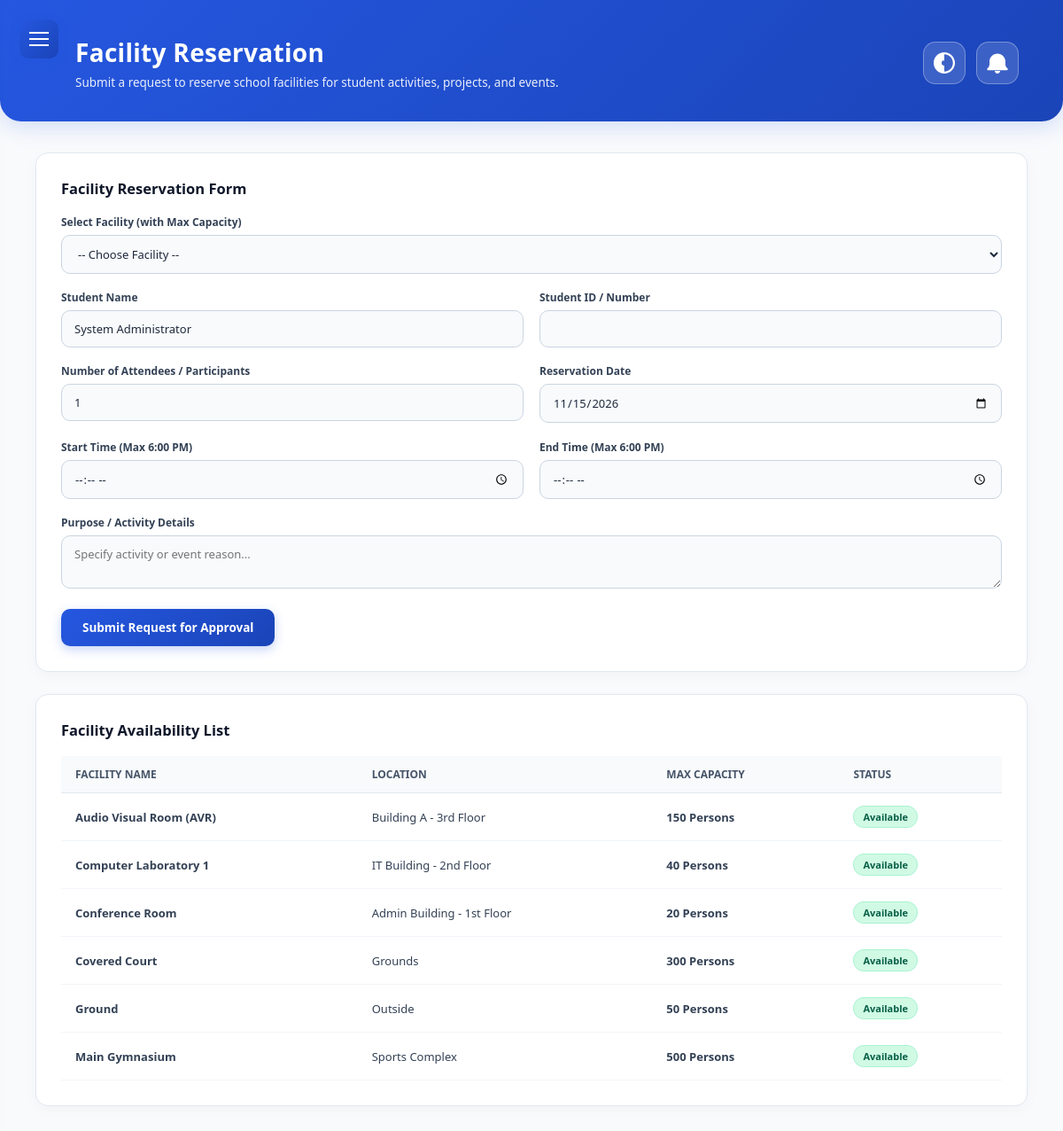
Page /facility_student.php (signed in) on the committed database.
### tables this page shows
CREATE TABLE `users` (
  `id` int(11) NOT NULL,
  `student_id` varchar(50) DEFAULT NULL,
  `username` varchar(50) NOT NULL,
  `password` varchar(255) NOT NULL,
  `full_name` varchar(100) NOT NULL,
  `role` enum('Admin','Student','Faculty') NOT NULL DEFAULT 'Student',
  `created_at` timestamp NOT NULL DEFAULT current_timestamp(),
  `email` varchar(100) DEFAULT NULL,
  `status` enum('Pending','Approved','Rejected') DEFAULT 'Pending',
  `profile_pic` varchar(255) DEFAULT NULL
);

CREATE TABLE `facilities` (
  `id` int(11) NOT NULL,
  `facility_code` varchar(50) NOT NULL,
  `name` varchar(255) NOT NULL,
  `building` varchar(150) NOT NULL,
  `floor` varchar(100) DEFAULT NULL,
  `location` varchar(255) DEFAULT 'Main Campus',
  `capacity` int(11) DEFAULT 0,
  `description` text DEFAULT NULL,
  `status` enum('Available','Unavailable','Under Maintenance') DEFAULT 'Available',
  `created_at` timestamp NOT NULL DEFAULT current_timestamp()
);

### facility_student.php (the view, shortened to what this page needs)
<?php
require_once 'notif_helper.php';
$user_id    = $_SESSION['user_id'] ?? 0;
$user_name  = $_SESSION['full_name'] ?? 'Student User';
$user_id_no = $_SESSION['student_id'] ?? $_SESSION['faculty_id'] ?? $_SESSION['user_id'] ?? '';
$stmt_sync = $conn->prepare("SELECT full_name, role, profile_pic FROM users WHERE id = ?");
$stmt_sync->bind_param("i", $user_id);
$stmt_sync->execute();
$sync_res = $stmt_sync->get_result()->fetch_assoc();
if ($sync_res) {
    $user_name = $sync_res['full_name'];
}
$query = "SELECT * FROM facilities ORDER BY name ASC";
$result = $conn->query($query);
?>
<!DOCTYPE html>
<html lang="en">
<head>
</head>
<body>
    <button class="menu-toggle" id="menuToggle" aria-label="Toggle Menu">
        <span></span>
    </button>
    <main class="main-content">
        <div class="top-hero-banner">
            <div class="hero-title">
                <h1>Facility Reservation</h1>
                <p>Submit a request to reserve school facilities for student activities, projects, and events.</p>
            </div>
            <div class="header-actions">
                <button type="button" class="dark-mode-btn" id="darkModeToggle" title="Toggle Dark Mode">
                    <svg viewBox="0 0 512 512" xmlns="http://www.w3.org/2000/svg">
                        <path d="M256 512C114.6 512 0 397.4 0 256S114.6 0 256 0s256 114.6 256 256-114.6 256-256 256zm0-464v416c114.9 0 208-93.1 208-208S370.9 48 256 48zm0 144a64 64 0 1 0 0 128V192z"/>
                    </svg>
                </button>
                <a href="notifications.php" class="top-notif-btn" title="View Notifications">
                </a>
            </div>
        </div>
        <div class="page-container">
            <section class="action-panel">
                <h3>Facility Reservation Form</h3>
                <form action="facility_student.php" method="POST" class="form-grid">
                    <div class="full-width">
                        <label for="facility_id">Select Facility (with Max Capacity)</label>
                        <select name="facility_id" id="facility_id" required onchange="updateMaxCapacity(this)">
                            <option value="">-- Choose Facility --</option>
                            <?php
                            if ($result && $result->num_rows > 0) {
                                $result->data_seek(0);
                            }
                            ?>
                        </select>
                    </div>
                    <div>
                        <label for="student_name">Student Name</label>
                        <input type="text" name="student_name" id="student_name" value="<?= htmlspecialchars($user_name); ?>" required>
                    </div>
                    <div>
                        <label for="student_id">Student ID / Number</label>
                        <input type="text" name="student_id" id="student_id" value="<?= htmlspecialchars($user_id_no); ?>" required>
                    </div>
                    <div>
                        <label for="attendees">Number of Attendees / Participants</label>
                        <input type="number" name="attendees" id="attendees" min="1" value="1" required placeholder="Enter attendees count">
                    </div>
                    <div>
                        <label for="booking_date">Reservation Date</label>
                        <input type="date" name="booking_date" id="booking_date" value="<?= date('Y-m-d'); ?>" min="<?= date('Y-m-d'); ?>" required>
                    </div>
                    <div>
                        <label for="start_time">Start Time (Max 6:00 PM)</label>
                        <input type="time" name="start_time" id="start_time" max="18:00" required>
                    </div>
                    <div>
                        <label for="end_time">End Time (Max 6:00 PM)</label>
                        <input type="time" name="end_time" id="end_time" max="18:00" required>
                    </div>
                    <div class="full-width">
                        <label for="purpose">Purpose / Activity Details</label>
                        <textarea name="purpose" id="purpose" rows="2" placeholder="Specify activity or event reason..." required></textarea>
                    </div>
                    <div class="full-width">
                        <button type="submit" class="btn-submit">Submit Request for Approval</button>
                    </div>
                </form>
            </section>
            <section class="action-panel">
                <h3>Facility Availability List</h3>
                <div class="table-wrap">
                    <table>
                        <thead>
                            <tr>
                                <th>Facility Name</th>
                                <th>Location</th>
                                <th>Max Capacity</th>
                                <th>Status</th>
                            </tr>
                        </thead>
                        <tbody>
                            <?php if ($result && $result->num_rows > 0): ?>
                                <?php
                                $result->data_seek(0);
                                while ($row = $result->fetch_assoc()):
                                ?>
                                    <tr>
                                        <td><b><?= htmlspecialchars($row['name']); ?></b></td>
                                        <td><?= htmlspecialchars($row['location'] ?? 'Main Campus'); ?></td>
                                        <td><b><?= htmlspecialchars($row['capacity'] ?? 'N/A'); ?> Persons</b></td>
                                        <td>
                                            <span class="badge <?= ($row['status'] === 'Available') ? 'badge-available' : 'badge-unavailable'; ?>">
                                                <?= htmlspecialchars($row['status']); ?>
                                            </span>
                                        </td>
                                    </tr>
                                <?php endwhile; ?>
                            <?php else: ?>
                                <tr>
                                    <td colspan="4" class="empty">No facilities found in the system.</td>
                                </tr>
                            <?php endif; ?>
                        </tbody>
                    </table>
                </div>
            </section>
        </div>
    </main>
</body>
</html>

### facility_student.php (style rules this page uses)
* { box-sizing: border-box; margin: 0; padding: 0; font-family: 'Segoe UI', Tahoma, Geneva, Verdana, sans-serif; }
body { background-color: #f1f5f9; display: flex; height: 100vh; overflow: hidden; color: #334155; transition: background-color 0.3s, color 0.3s; }
.menu-toggle { position: fixed; top: 22px; left: 22px; background: linear-gradient(135deg, #2557e0 0%, #1a44b8 100%); border: none; border-radius: 10px; width: 44px; height: 44px; cursor: pointer; z-index: 1100; display: flex; align-items: center; justify-content: center; box-shadow: 0 4px 12px rgba(37, 87, 224, 0.3); transition: transform 0.2s, box-shadow 0.2s; }
.menu-toggle span { display: block; width: 22px; height: 2px; background-color: #ffffff; position: relative; }
.menu-toggle span::before, .menu-toggle span::after { content: ''; position: absolute; width: 22px; height: 2px; background-color: #ffffff; left: 0; }
.menu-toggle span::before { top: -7px; }
.menu-toggle span::after { top: 7px; }
.main-content { flex: 1; overflow-y: auto; background: #f8fafc; width: 100%; transition: background 0.3s; }
.top-hero-banner { background: linear-gradient(135deg, #2557e0 0%, #1a44b8 100%); color: #ffffff; padding: 40px 50px 35px 85px; display: flex; justify-content: space-between; align-items: center; box-shadow: 0 6px 25px rgba(37, 87, 224, 0.18); border-bottom-left-radius: 24px; border-bottom-right-radius: 24px; margin-bottom: 35px; position: relative; z-index: 10; }
.hero-title h1 { font-size: 28px; font-weight: 700; margin-bottom: 6px; letter-spacing: 0.3px; }
.hero-title p { font-size: 13.5px; opacity: 0.9; font-weight: 400; }
.header-actions { display: flex; align-items: center; gap: 12px; z-index: 20; }
.top-notif-btn, .dark-mode-btn { position: relative; background-color: rgba(255, 255, 255, 0.15); border: 1.5px solid rgba(255, 255, 255, 0.3); width: 48px; height: 48px; border-radius: 14px; display: flex; align-items: center; justify-content: center; text-decoration: none; backdrop-filter: blur(6px); transition: all 0.25s ease; flex-shrink: 0; cursor: pointer; color: #fff; }
.dark-mode-btn svg, .top-notif-btn svg { width: 24px; height: 24px; fill: #ffffff; transition: transform 0.3s ease; pointer-events: none; }
.page-container { padding: 0 40px 40px 40px; }
.action-panel { background-color: #ffffff; border: 1px solid #e2e8f0; border-radius: 14px; padding: 28px; box-shadow: 0 4px 15px rgba(0,0,0,0.03); margin-bottom: 25px; transition: transform 0.25s ease, box-shadow 0.2s ease, background-color 0.3s, border-color 0.3s; }
.action-panel h3 { font-size: 16.5px; color: #0f172a; margin-bottom: 18px; font-weight: 700; transition: color 0.3s; }
.form-grid { display: grid; grid-template-columns: repeat(2, 1fr); gap: 18px; }
.full-width { grid-column: 1 / -1; }
label { display: block; font-size: 12px; font-weight: 700; margin-bottom: 6px; color: #334155; transition: color 0.3s; }
select, input, textarea { width: 100%; padding: 11px 14px; font-size: 13px; border: 1.5px solid #cbd5e1; border-radius: 10px; outline: none; background-color: #f8fafc; color: #1e293b; transition: all 0.2s ease; }
.btn-submit { background: linear-gradient(135deg, #2557e0 0%, #1a44b8 100%); color: white; border: none; padding: 12px 24px; font-size: 13.5px; font-weight: 700; border-radius: 10px; cursor: pointer; box-shadow: 0 4px 12px rgba(37, 87, 224, 0.25); transition: all 0.25s ease; }
.table-wrap { overflow-x: auto; }
table { width: 100%; border-collapse: separate; border-spacing: 0; font-size: 13px; text-align: left; }
th { font-size: 12px; font-weight: 700; color: #475569; padding: 12px 16px; border-bottom: 1px solid #e2e8f0; background-color: #f8fafc; text-transform: uppercase; transition: background-color 0.3s, color 0.3s, border-color 0.3s; }
td { padding: 14px 16px; border-bottom: 1px solid #f1f5f9; color: #334155; transition: color 0.3s, border-color 0.3s; }
.badge { display: inline-block; padding: 4px 10px; border-radius: 12px; font-size: 11px; font-weight: 700; }
.badge-available { background-color: #d1fae5; color: #065f46; border: 1px solid #a7f3d0; }

### rows in the picture
users: student_name "System Administrator"
facilities: name "Audio Visual Room (AVR)", location "Building A - 3rd Floor", capacity "150", status "Available"
facilities: name "Computer Laboratory 1", location "IT Building - 2nd Floor", capacity "40", status "Available"
facilities: name "Conference Room", location "Admin Building - 1st Floor", capacity "20", status "Available"
facilities: name "Covered Court", location "Grounds", capacity "300", status "Available"
facilities: name "Ground", location "Outside", capacity "50", status "Available"
facilities: name "Main Gymnasium", location "Sports Complex", capacity "500", status "Available"
